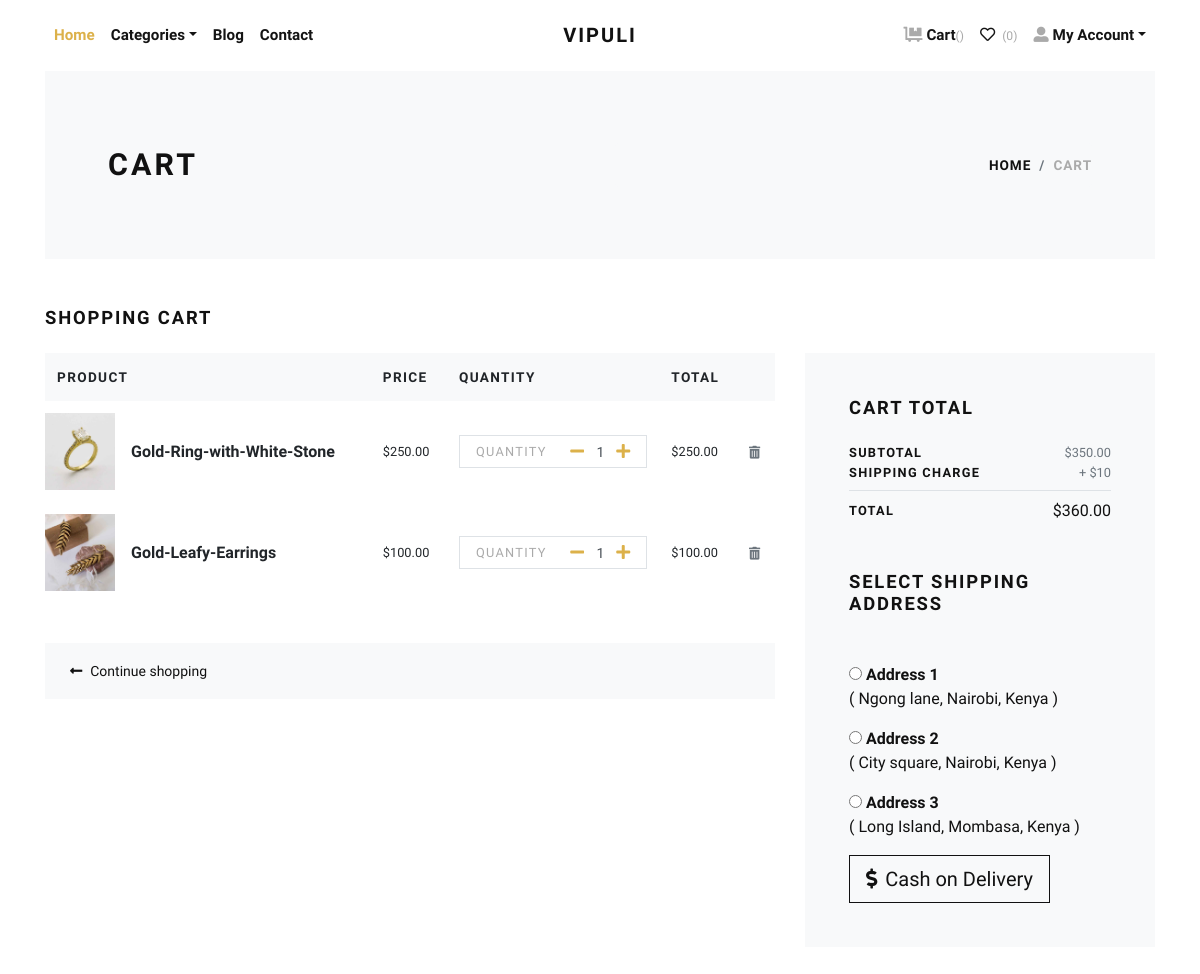
The app's page /cart/ (signed in) with its own data.
### store/models.py (models this page shows, shortened)
class Cart(models.Model):
    user = models.ForeignKey(User, verbose_name="User", on_delete=models.CASCADE)
    product = models.ForeignKey(Product, verbose_name="Product", on_delete=models.CASCADE)
    quantity = models.PositiveIntegerField(default=1, verbose_name="Quantity")
    created_at = models.DateTimeField(auto_now_add=True, verbose_name="Created Date")
    updated_at = models.DateTimeField(auto_now=True, verbose_name="Updated Date")
    @property
    def total_price(self):
        return self.quantity * self.product.price

class Product(models.Model):
    title = models.CharField(max_length=150, verbose_name="Product Title")
    slug = models.SlugField(max_length=160, verbose_name="Product Slug")
    sku = models.CharField(max_length=255, unique=True, verbose_name="Unique Product ID (SKU)")
    short_description = models.TextField(verbose_name="Short Description")
    detail_description = models.TextField(blank=True, null=True, verbose_name="Detail Description")
    product_image = models.ImageField(upload_to='product', blank=True, null=True, verbose_name="Product Image")
    price = models.DecimalField(max_digits=8, decimal_places=2)
    category = models.ForeignKey(Category, verbose_name="Product Categoy", on_delete=models.CASCADE)
    is_active = models.BooleanField(verbose_name="Is Active?")
    is_featured = models.BooleanField(verbose_name="Is Featured?")
    created_at = models.DateTimeField(auto_now_add=True, verbose_name="Created Date")
    updated_at = models.DateTimeField(auto_now=True, verbose_name="Updated Date")
    class Meta:
        verbose_name_plural = 'Products'
        ordering = ('-created_at', )

class Address(models.Model):
    user = models.ForeignKey(User, verbose_name="User", on_delete=models.CASCADE)
    locality = models.CharField(max_length=150, verbose_name="Nearest Location")
    city = models.CharField(max_length=150, verbose_name="City")
    state = models.CharField(max_length=150, verbose_name="State")

### store/views.py (the view)
# urls.py: path('cart/', views.cart, name="cart"),
@login_required
def cart(request):
    user = request.user
    cart_products = Cart.objects.filter(user=user)
    amount = decimal.Decimal(0)
    shipping_amount = decimal.Decimal(10)
    cp = [p for p in Cart.objects.all() if p.user==user]
    if cp:
        for p in cp:
            temp_amount = (p.quantity * p.product.price)
            amount += temp_amount
    addresses = Address.objects.filter(user=user)
    context = {
        'cart_products': cart_products,
        'amount': amount,
        'shipping_amount': shipping_amount,
        'total_amount': amount + shipping_amount,
        'addresses': addresses,
    }
    return render(request, 'store/cart.html', context)

### templates/store/cart.html (shortened to what this page needs)
{% extends 'base.html' %}
{% load static %}
{% load humanize %}
    {% block content %}
      <div class="container">
        <section class="py-5 bg-light">
          <div class="container">
            <div class="row px-4 px-lg-5 py-lg-4 align-items-center">
              <div class="col-lg-6">
                <h1 class="h2 text-uppercase mb-0">Cart</h1>
              </div>
              <div class="col-lg-6 text-lg-right">
                <nav aria-label="breadcrumb">
                  <ol class="breadcrumb justify-content-lg-end mb-0 px-0">
                    <li class="breadcrumb-item"><a href="{% url 'store:home' %}">Home</a></li>
                    <li class="breadcrumb-item active" aria-current="page">Cart</li>
                  </ol>
                </nav>
              </div>
            </div>
          </div>
        </section>
        {% if cart_products %}
        <section class="py-5">
          <h2 class="h5 text-uppercase mb-4">Shopping cart</h2>
          <div class="row">
            <div class="col-lg-8 mb-4 mb-lg-0">
              <div class="table-responsive mb-4">
                <table class="table">
                  <thead class="bg-light">
                    <tr>
                      <th class="border-0" scope="col"> <strong class="text-small text-uppercase">Product</strong></th>
                      <th class="border-0" scope="col"> <strong class="text-small text-uppercase">Price</strong></th>
                      <th class="border-0" scope="col"> <strong class="text-small text-uppercase">Quantity</strong></th>
                      <th class="border-0" scope="col"> <strong class="text-small text-uppercase">Total</strong></th>
                      <th class="border-0" scope="col"> </th>
                    </tr>
                  </thead>
                  <tbody>
                    {% for cart_product in cart_products %}
                    <tr>
                      <th class="pl-0 border-0" scope="row">
                        <div class="media align-items-center">
                          {% if cart_product.product.product_image %}
                            <a class="reset-anchor d-block animsition-link" href="{% url 'store:product-detail' cart_product.product.slug %}"><img src="{{cart_product.product.product_image.url}}" alt="{{cart_product.product.title}}" width="70"/></a>
                          {% else %}
                            <a class="reset-anchor d-block animsition-link" href="{% url 'store:product-detail' cart_product.product.slug %}"><img src="{% static 'img/product-detail-3.jpg' %}" alt="{{cart_product.product.title}}" width="70"/></a>
                          {% endif %}
                          <div class="media-body ml-3"><strong class="h6"><a class="reset-anchor animsition-link" href="{% url 'store:product-detail' cart_product.product.slug %}">{{cart_product.product.title}}</a></strong></div>
                        </div>
                      </th>
                      <td class="align-middle border-0">
                        <p class="mb-0 small">${{cart_product.product.price}}</p>
                      </td>
                      <td class="align-middle border-0">
                        <div class="border d-flex align-items-center justify-content-between px-3"><span class="small text-uppercase text-gray headings-font-family">Quantity</span>
                          <div class="quantity">
                            <a href="{% url 'store:minus-cart' cart_product.id %}" class="dec-btn p-0 ml-2"><i class="fas fa-minus"></i></a>
                            <input class="form-control form-control-sm border-0 shadow-0 p-0" type="text" value="{{cart_product.quantity}}"/>
                            <a href="{% url 'store:plus-cart' cart_product.id %}" class="inc-btn p-0"><i class="fas fa-plus"></i></a>
                          </div>
                        </div>
                      </td>
                      <td class="align-middle border-0">
                        <p class="mb-0 small">${{cart_product.total_price|intcomma}}</p>
                      </td>
                      <td class="align-middle border-0"><a class="reset-anchor" href="{% url 'store:remove-cart' cart_product.id %}"><i class="fas fa-trash-alt small text-muted"></i></a></td>
                    </tr>
                    {% endfor %}
                  </tbody>
                </table>
              </div>
              <div class="bg-light px-4 py-3">
                <div class="row align-items-center text-center">
                  <div class="col-md-6 mb-3 mb-md-0 text-md-left"><a class="btn btn-link p-0 text-dark btn-sm" href="{% url 'store:home' %}"><i class="fas fa-long-arrow-alt-left mr-2"> </i>Continue shopping</a></div>
                </div>
              </div>
            </div>
            <div class="col-lg-4">
              <div class="card border-0 rounded-0 p-lg-4 bg-light">
                <div class="card-body">
                  <h5 class="text-uppercase mb-4">Cart total</h5>
                  <ul class="list-unstyled mb-0">
                    <li class="d-flex align-items-center justify-content-between"><strong class="text-uppercase small font-weight-bold">Subtotal</strong><span class="text-muted small">${{amount|intcomma}}</span></li>
                    <li class="d-flex align-items-center justify-content-between"><strong class="text-uppercase small font-weight-bold">Shipping Charge</strong><span class="text-muted small">+ ${{shipping_amount}}</span></li>
                    <li class="border-bottom my-2"></li>
                    <li class="d-flex align-items-center justify-content-between mb-4"><strong class="text-uppercase small font-weight-bold">Total</strong><span>${{total_amount|intcomma}}</span></li>
                  </ul>
                  <h5 class="text-uppercase my-5">Select Shipping Address</h5>
                  <form action="{% url 'store:checkout' %}" id="myform">
                    {% if addresses %}
                      {% for address in addresses %}
                        <div class="mb-3">
                        <input type="radio" name="address" value="{{address.id}}"> <strong>Address {{forloop.counter}}</strong> <br>
                        ( {{address.locality}}, {{address.city}}, {{address.state}} )
                        </div>
                      {% endfor %}
                      {% else %}
                      <a class="reset-anchor d-block animsition-link" href="{% url 'accounts/add-address/' %}">
                    {% endif %}
                    <button type="submit" class="btn btn-dark btn-lg btn-outline-dark" type="submit"> <i class="fas fa-dollar-sign mr-2"></i>Cash on Delivery</button>
                  </form>
                </div>
              </div>
            </div>
          </div>
        </section>
        {% else %}
          <div class="text-center py-5">
            <h3 class="mb-3">Your cart is empty.</h3>
            <a href="{% url 'store:home' %}"><i class="fas fa-long-arrow-alt-left mr-2"> </i>Continue shopping</a>
          </div>
        {% endif %}
      </div>
      {% endblock content %}

### jewelryshop/static/css/style.default.css (style rules this page uses)
.text-small { font-size: 0.85rem !important; }
.text-gray { color: #aaa !important; }
strong { font-weight: 700; }
.quantity { display: -ms-flexbox; display: flex; -ms-flex-align: center; align-items: center; font-family: inherit; }
.quantity input { width: 2rem; text-align: center; }
.text-uppercase { text-transform: uppercase; letter-spacing: 0.1em; }
.border { border: 1px solid #dee2e6 !important; }
.shadow-0 { box-shadow: none !important; }
.reset-anchor { color: inherit; transition: all 0.3s; }
.headings-font-family { font-family: inherit !important; }
.btn { font-weight: 400; border: 1px solid transparent; font-family: inherit; padding: 0.375rem 1.5rem; font-size: 1rem; line-height: 1.5; border-radius: 0; transition: color 0.15s ease-in-out, background-color 0.15s ease-in-out, border-color 0.15s ease-in-out, box-shadow 0.15s ease-in-out; }
.btn-link { font-weight: 400; color: #dcb14a; }
.btn-dark { color: #fff; background-color: #111111; border-color: #111111; }
.btn-outline-dark { color: #111111; background-color: transparent; background-image: none; border-color: #111111; }
.btn-lg { padding: 0.5rem 1rem; font-size: 1.25rem; line-height: 1.5; border-radius: 0; }
.btn-sm { padding: 0.375rem 0.75rem; font-size: 0.875rem; line-height: 1.5; border-radius: 0; }
body { font-family: "Libre Franklin", sans-serif; font-size: 1rem; font-weight: 400; line-height: 1.5; color: #111111; background-color: #fff; }
a { color: #dcb14a; text-decoration: none; }
h1, h2, h3, h4, h5, h6, .h1, .h2, .h3, .h4, .h5, .h6 { margin-bottom: 0.5rem; font-family: inherit; font-weight: 900; line-height: 1.2; color: inherit; }
h1, .h1 { font-size: 2.2rem; }
h2, .h2 { font-size: 1.9rem; }
h5, .h5 { font-size: 1.15rem; }
h6, .h6 { font-size: 1rem; }
small, .small { font-size: 80%; font-weight: 400; }
.bg-light { background-color: #f8f9fa !important; }
.text-dark { color: #111111 !important; }
.form-control { padding: 0.375rem 0.75rem; font-size: 1rem; line-height: 1.5; color: #495057; background-color: #fff; border: 1px solid #ced4da; border-radius: 0; transition: border-color 0.15s ease-in-out, box-shadow 0.15s ease-in-out; }
.form-control::placeholder { color: #adb5bd; font-size: 0.85rem; font-weight: 400; }
.form-control-sm { padding: 0.25rem 0.5rem; font-size: 0.875rem; line-height: 1.5; border-radius: 0; }
.card { background-color: #fff; border: 1px solid rgba(17, 17, 17, 0.125); border-radius: 0; }
.card-body { padding: 1.25rem; }
.breadcrumb { background: #f8f9fa; }
.breadcrumb-item { font-size: 0.85rem; text-transform: uppercase; letter-spacing: 0.07em; font-weight: 900; color: #111111; }
.breadcrumb-item a { color: inherit; transition: all 0.3s; }
.breadcrumb-item.active { color: #aaa; }

### records on screen
Cart: product.product_image (picture), product "Gold-Ring-with-White-Stone", product.price "250.00", quantity "1", total_price "250.00"
Cart: product.product_image (picture), product "Gold-Leafy-Earrings", product.price "100.00", quantity "1", total_price "100.00"
Address: locality "Ngong lane", city "Nairobi", state "Kenya"
Address: locality "City square", city "Nairobi", state "Kenya"
Address: locality "Long Island", city "Mombasa", state "Kenya"

### other values on screen
{{ amount|intcomma }} "350.00"
{{ shipping_amount }} "10"
{{ total_amount|intcomma }} "360.00"
